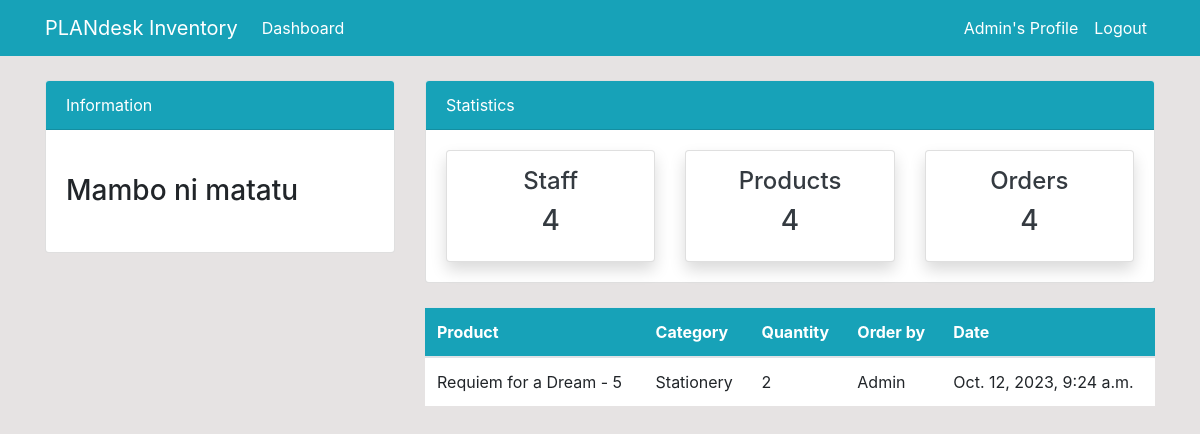
The page /order/ (signed in) on the database as committed earlier.
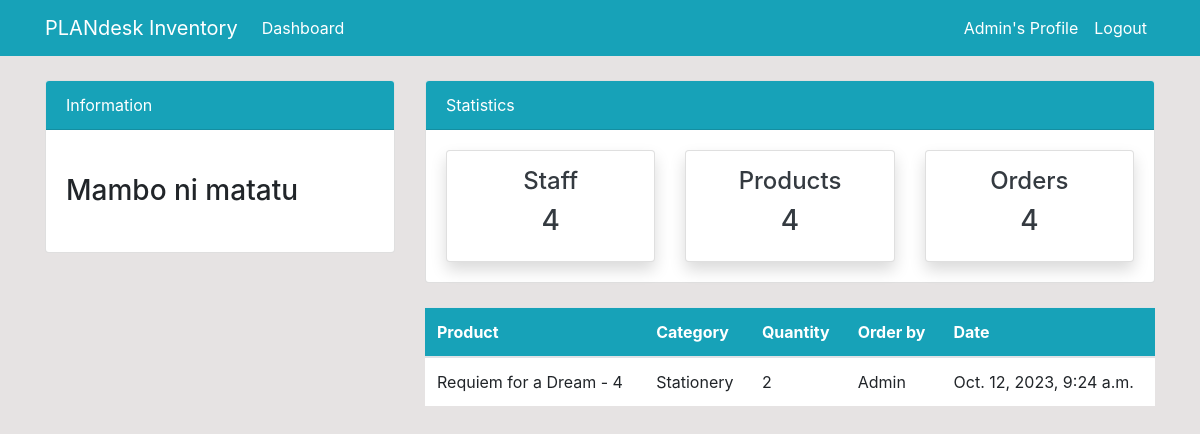
The same page on the database as committed later.
### dashboard/models.py (models this page shows, shortened)
class Order(models.Model):
    product = models.ForeignKey(Product, on_delete=models.CASCADE, null=True)
    staff = models.ForeignKey(User, models.CASCADE, null=True)
    order_quantity = models.PositiveIntegerField(null=True)
    date = models.DateTimeField(auto_now_add=True)

class Product(models.Model):
    name = models.CharField(max_length=100, null=True)
    category = models.CharField(max_length=20, choices=CATEGORY, null=True)
    quantity = models.PositiveIntegerField(null=True)
    def __str__(self):
        return f'{self.name} - {self.quantity}'

### dashboard/views.py (the view)
# urls.py: path('order/', views.order, name='dashboard-order'),
@login_required
def order(request):
    orders = Order.objects.all()
    context = {
        'orders':orders,
    }
    return render(request, 'dashboard/order.html', context)

### templates/dashboard/order.html
{% extends 'partials/base.html' %} {% block title %}Orders Page{% endblock %}
{% block content %} {% include 'partials/hero.html' %}
<div class="container">
  <div class="row my-4">
    <div class="col-md-4"></div>
    <div class="col-md-8">
      <table class="table bg-white">
        <thead class="bg-info">
          <tr class="text-white">
            <th scope="col">Product</th>
            <th scope="col">Category</th>
            <th scope="col">Quantity</th>
            <th scope="col">Order by</th>
            <th scope="col">Date</th>
          </tr>
        </thead>
        <tbody>
          {% for order in orders%}
          <tr>
            <td>{{order.product}}</td>
            <td>{{order.product.category}}</td>
            <td>{{order.order_quantity}}</td>
            <td>{{order.staff.username}}</td>
            <td>{{order.date}}</td>
          </tr>
          {%endfor%}
        </tbody>
      </table>
    </div>
  </div>
</div>
{% endblock %}

Rows that differ between the two databases and show on the page:
changed through a linked row, Order "Stationery": product "Requiem for a Dream - 5" → "Requiem for a Dream - 4"
